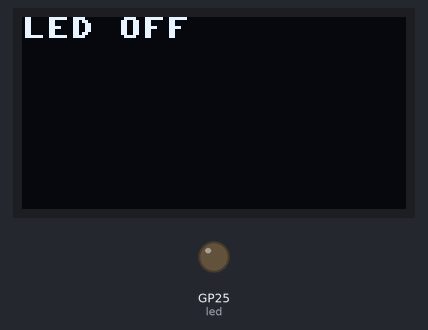
A program run on a simulated Raspberry Pi Pico running MicroPython. On the bench: 128×64 one-colour display, output pins drawn as LEDs (lit = HIGH). The clock reads 2024-03-15 10:24:30 at power-on unless the program sets it; library files of the repository ran but are not shown: ssd1306.py; what the program prints to the serial console is not drawn.

Above: at 0.1 s.
At 2.1 s:
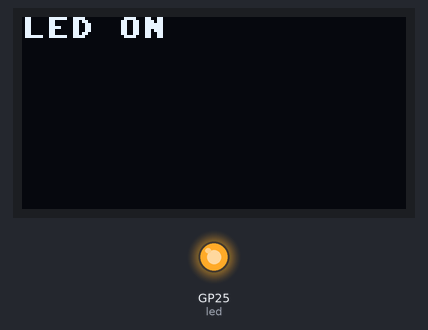
Timing chart, 0 to 82.5 s (numbered marks = the images above):
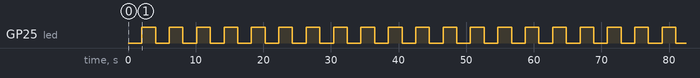

Measured:
- by itself, GP25 (led): alternates HIGH for 2.0 s and LOW for 2.0 s, 40 changes in all, then stays LOW

The program:

Blink_RTC.py
```python
from machine import Pin # Import Pin library
import utime # Import utime library
from machine import RTC
from machine import SoftI2C
import ssd1306

i2c = SoftI2C(scl=Pin(5), sda=Pin(4))
oled_width = 128
oled_height = 64
oled = ssd1306.SSD1306_I2C(oled_width, oled_height, i2c)

led = Pin("LED", Pin.OUT)
rtc = RTC()

while True: # Loop forever
    oled.fill(0)
    current_time = rtc.datetime()
    # 특정 시간에 LED를 켜고 끄기 위한 코드
    print(current_time[6])
    if current_time[6] % 4 == 0:
        led.value(1)
        oled.text("LED ON", 0, 0)
        oled.show()
        utime.sleep(1)
    else:
        oled.fill(0)
        led.value(0)
        oled.text("LED OFF", 0, 0)
        oled.show()
        utime.sleep(1)
    utime.sleep(1) # Sleep for 1 second
```
